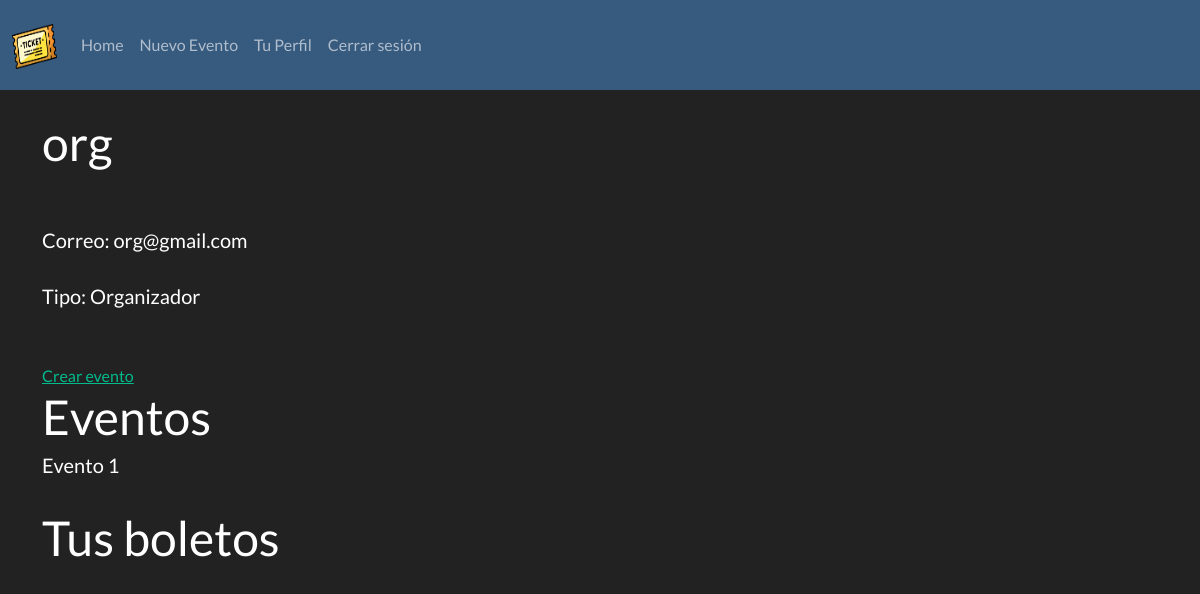
Before: /user/org (signed in) with the older database file.
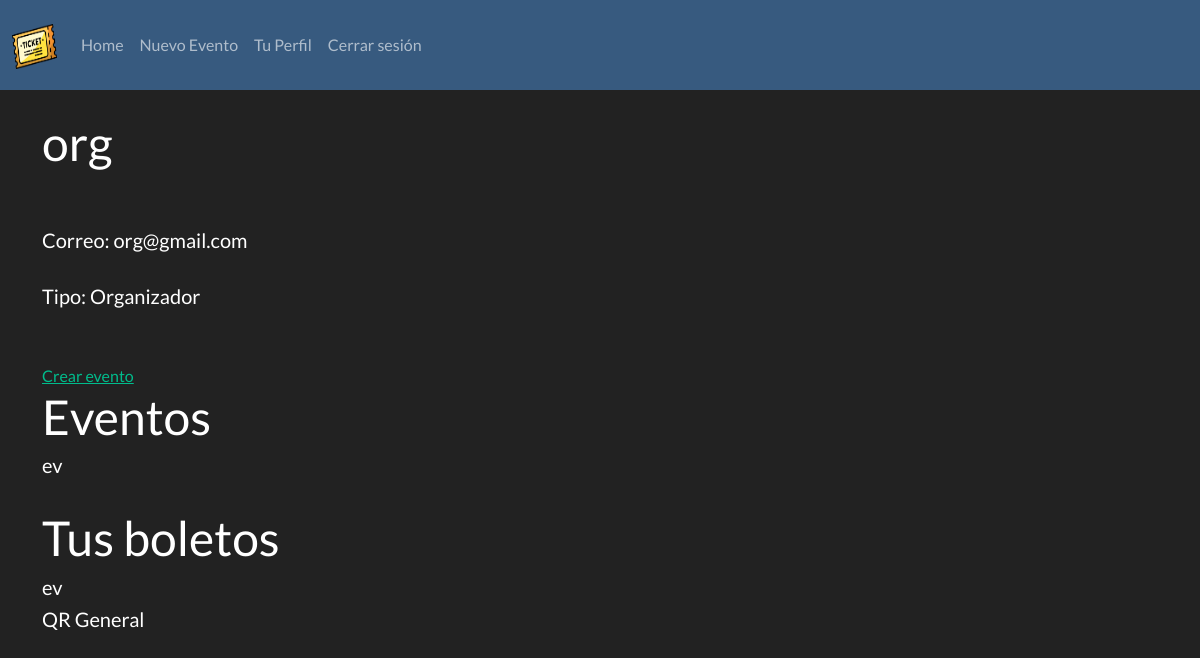
After: the same page with the newer database file.
### app/models.py (models this page shows, shortened)
class Evento(db.Model):
	id = db.Column(db.Integer, primary_key=True)
	nombre = db.Column(db.String(320), nullable=False)
	descripcion = db.Column(db.Text)
	fecha = db.Column(db.DateTime, nullable=False)
	user_id = db.Column(db.Integer, db.ForeignKey('user.id'), nullable=False)
	precio_general = db.Column(db.Float)
	precio_vip = db.Column(db.Float)

class Boleto(db.Model):
	id = db.Column(db.Integer, primary_key=True)
	user_id = db.Column(db.Integer, db.ForeignKey('user.id'))
	evento_id = db.Column(db.Integer, db.ForeignKey('evento_virtual.id'))
	fecha_compra = db.Column(db.DateTime, nullable=False, default=datetime.utcnow)
	@hybrid_property
	def boleto_impl(self):
		boleto = BoletoGeneralImpl.query.filter_by(id=self.id).first()
		return BoletoVIPImpl.query.filter_by(id=self.id).first() if boleto is None else boleto
	@hybrid_property
	def evento(self):
		return Evento.query.filter_by(id=self.evento_id).first()

class BoletoPresencial(Boleto):
	id = db.Column(db.Integer, db.ForeignKey('boleto.id'), primary_key=True)
	qr_entrada = db.Column(db.String(20), nullable=False)
	def mostrarAcceso(self):
		datos = self.boleto_impl.mostrarAccesoDev()
		return self.generarQREntrada(datos)
	def generarQREntrada(self, datos):
		return f"QR {datos}"

### app/routes.py (the view)
@app.route('/user/<username>')
@login_required
def profile(username):
	user = User.query.filter_by(username=username).first_or_404()
	return render_template('profile.html', user=user)

### app/models.py (called while the page is built)
@login_manager.user_loader
def load_user(user_id):
	return User.query.get(int(user_id))

	@hybrid_property
	def tipo(self):
		if Administrador.query.filter_by(id=self.id).first():
			return "Administrador"
		elif Comprador.query.filter_by(id=self.id).first():
			return "Comprador"
		elif Organizador.query.filter_by(id=self.id).first():
			return "Organizador"

	@hybrid_property
	def boletos(self):
		boletos = BoletoVirtual.query.filter_by(user_id=self.id)
		boletos = BoletoPresencial.query.filter_by(user_id=self.id) if len(list(boletos)) == 0 else boletos
		return boletos

	def mostrarAccesoDev(self):
		return "General"

### app/templates/profile.html (shortened to what this page needs)
{% extends 'layout.html' %}
{% block body %}
<br>
	<h1>{{ user.username }}</h1>
	<br><br>
	<h5>Correo: {{ user.email }}</h5>
	<br>
	<h5>Tipo: {{ user.tipo }}</h5>
	<br>
<br>
{% if user.tipo == "Organizador" %}
	<a href="{{ url_for('nuevo_evento') }}" class="button">Crear evento</a>
	<h1>Eventos</h1>
	{% for evento in user.eventos %}
		<h5>{{ evento.nombre }}</h5>
	{% endfor %}
{% endif %}
<br>
	<h1>Tus boletos</h1>
	{% for boleto in user.boletos %}
		<h5>{{ boleto.evento.nombre }}</h5>
		<h5>{{ boleto.mostrarAcceso() }}</h5>
		<br>
	{% endfor %}
{% endblock %}

Changed rows visible on the page:
removed Evento: nombre "Evento 1"
added Evento: nombre "ev"
added BoletoPresencial: evento.nombre "ev", mostrarAcceso "QR General"
